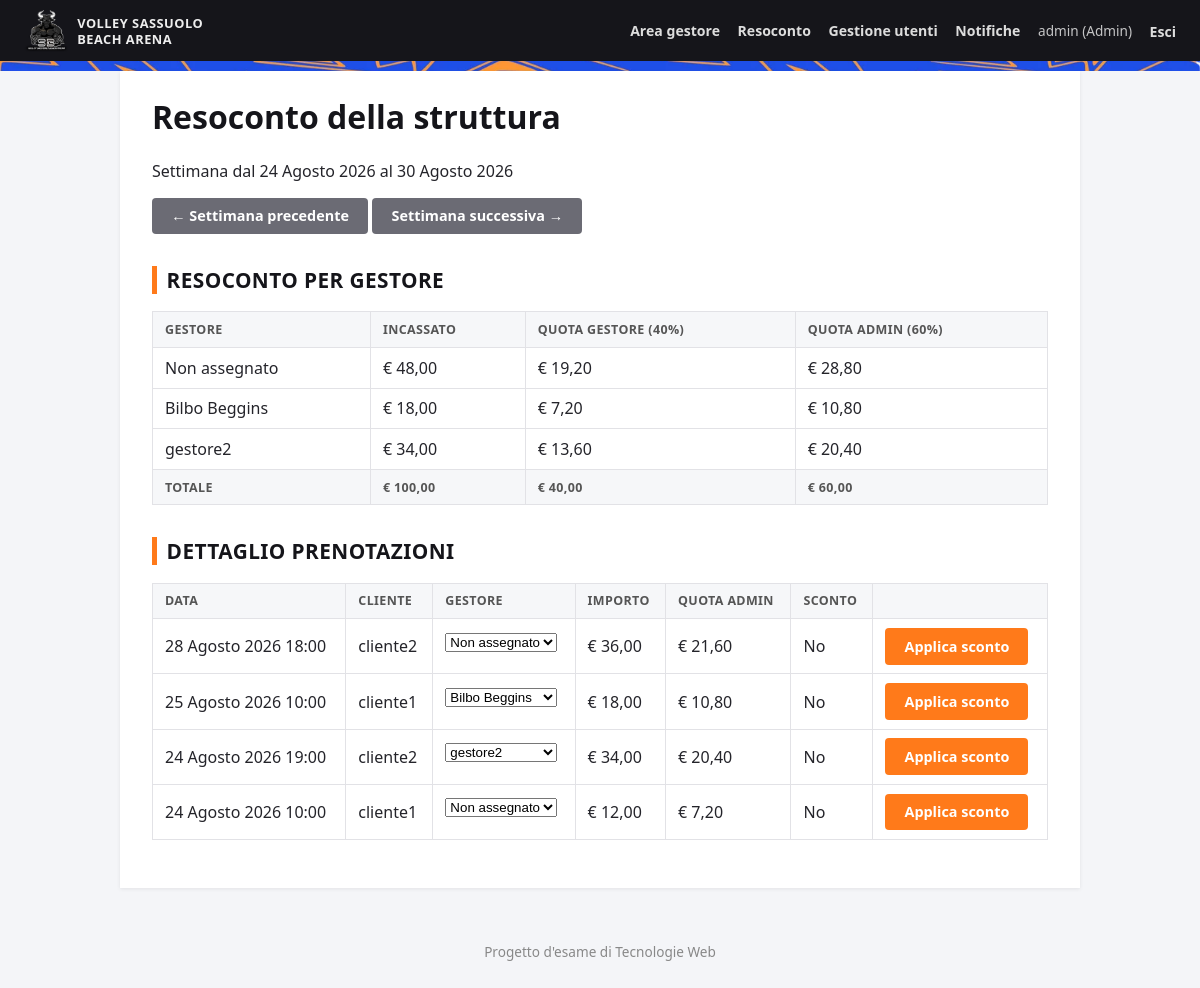
Before: /prenotazioni/economia/?inizio=2026-08-24 (signed in) with the older database file.
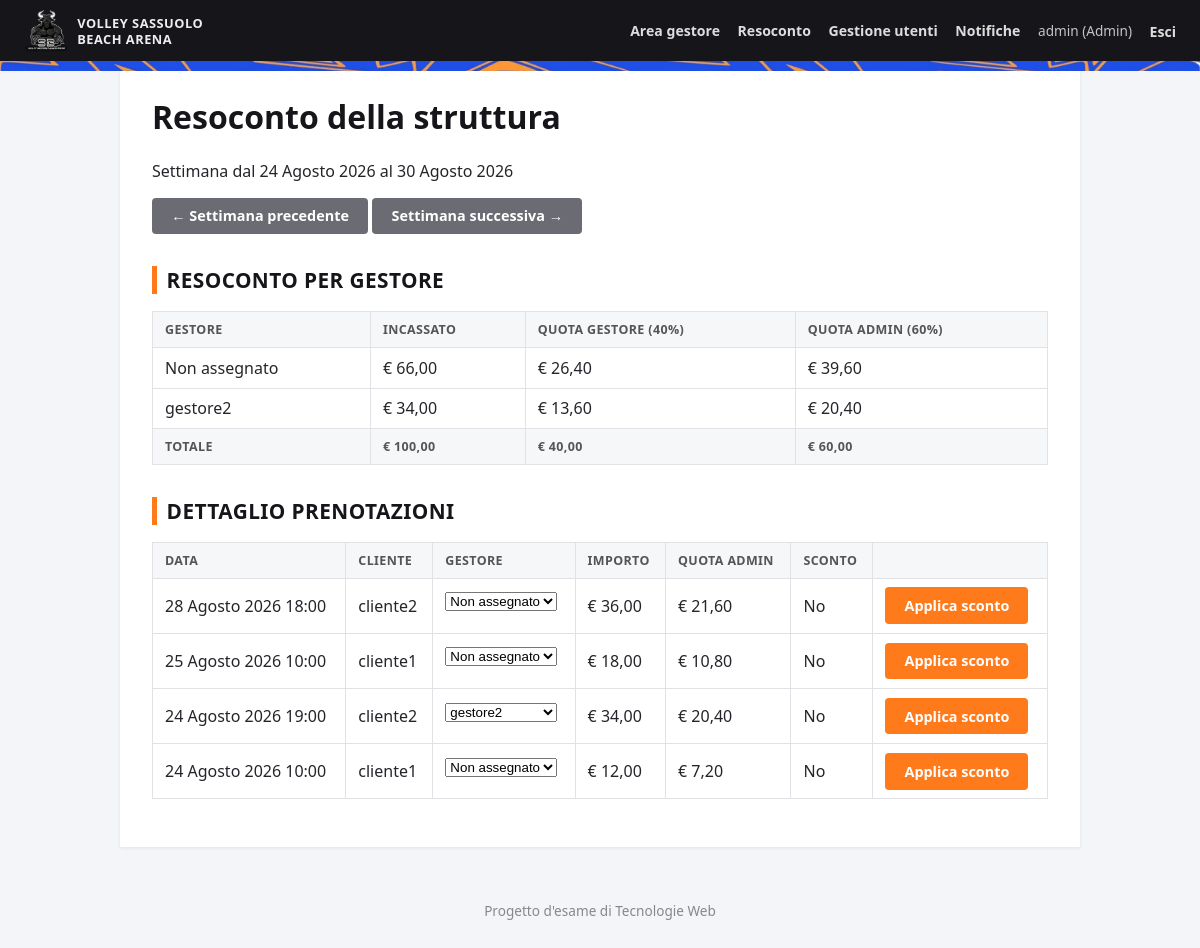
After: the same page with the newer database file.
### prenotazioni/models.py (models this page shows, shortened)
class Prenotazione(models.Model):
    class Stato(models.TextChoices):
        CONFERMATA = 'confermata', 'Confermata'
        CANCELLATA = 'cancellata', 'Cancellata'
    utente = models.ForeignKey('accounts.User', on_delete=models.CASCADE, related_name='prenotazioni')
    gestore = models.ForeignKey(
        'accounts.User', on_delete=models.SET_NULL, null=True, blank=True,
        related_name='prenotazioni_gestite',
    )
    data = models.DateField()
    ora_inizio = models.TimeField()
    ora_fine = models.TimeField()
    spogliatoio = models.BooleanField(default=False)
    numero_partecipanti = models.PositiveIntegerField(
        default=1, validators=[MinValueValidator(1), MaxValueValidator(PARTECIPANTI_MASSIMO)],
    )
    stato = models.CharField(max_length=12, choices=Stato.choices, default=Stato.CONFERMATA)
    prezzo_listino = models.DecimalField(max_digits=7, decimal_places=2)
    prezzo_finale = models.DecimalField(max_digits=7, decimal_places=2, null=True, blank=True)
    creato_il = models.DateTimeField(auto_now_add=True)
    cancellata_il = models.DateTimeField(null=True, blank=True)
    class Meta:
        ordering = ['-data', '-ora_inizio']
    @property
    def importo_dovuto(self):
        return self.prezzo_finale if self.prezzo_finale is not None else self.prezzo_listino
    @property
    def ha_sconto(self):
        return self.prezzo_finale is not None and self.prezzo_finale != self.prezzo_listino
    @property
    def quota_admin(self):
        return (self.importo_dovuto * QUOTA_ADMIN).quantize(Decimal('0.01'))
    @property
    def quota_gestore(self):
        return self.importo_dovuto - self.quota_admin

### accounts/models.py (models this page shows, shortened)
class User(AbstractUser):
    username = models.CharField(
        _('username'),
        max_length=USERNAME_MASSIMO_CARATTERI,
        unique=True,
        help_text=f'Obbligatorio. Massimo {USERNAME_MASSIMO_CARATTERI} caratteri. Solo lettere, cifre e @/./+/-/_ .',
        validators=[UnicodeUsernameValidator()],
        error_messages={'unique': 'Esiste già un utente con questo nome utente.'},
    )
    first_name = models.CharField(_('first name'), max_length=NOME_MASSIMO_CARATTERI, blank=True)
    last_name = models.CharField(_('last name'), max_length=NOME_MASSIMO_CARATTERI, blank=True)
    class Ruolo(models.TextChoices):
        CLIENTE = 'cliente', 'Cliente'
        GESTORE = 'gestore', 'Gestore'
        ADMIN = 'admin', 'Admin'
    role = models.CharField(max_length=10, choices=Ruolo.choices, default=Ruolo.CLIENTE)
    @property
    def is_cliente(self):
        return self.role == self.Ruolo.CLIENTE
    @property
    def is_admin_struttura(self):
        return self.role == self.Ruolo.ADMIN
    @property
    def is_gestore_or_admin(self):
        return self.role in (self.Ruolo.GESTORE, self.Ruolo.ADMIN)
    def __str__(self):
        return self.get_full_name() or self.username

### prenotazioni/views.py (the view)
# urls.py: path('economia/', views.economia, name='economia'),
@admin_required
def economia(request):
    oggi = timezone.localdate()
    inizio_param = request.GET.get('inizio')
    if inizio_param:
        try:
            inizio = datetime.date.fromisoformat(inizio_param)
        except ValueError:
            inizio = oggi
    else:
        inizio = oggi
    inizio = inizio - datetime.timedelta(days=inizio.weekday())
    fine = inizio + datetime.timedelta(days=6)
    prenotazioni = Prenotazione.objects.filter(
        data__gte=inizio, data__lte=fine, stato=Prenotazione.Stato.CONFERMATA,
    ).select_related('utente', 'gestore')
    per_gestore = {}
    totale_incassato = Decimal('0')
    totale_admin = Decimal('0')
    for p in prenotazioni:
        nome = str(p.gestore) if p.gestore else 'Non assegnato'
        riga = per_gestore.setdefault(nome, {'incassato': Decimal('0'), 'quota_gestore': Decimal('0'), 'quota_admin': Decimal('0')})
        riga['incassato'] += p.importo_dovuto
        riga['quota_gestore'] += p.quota_gestore
        riga['quota_admin'] += p.quota_admin
        totale_incassato += p.importo_dovuto
        totale_admin += p.quota_admin
    return render(request, 'prenotazioni/economia.html', {
        'inizio': inizio, 'fine': fine, 'prenotazioni': prenotazioni,
        'per_gestore': per_gestore, 'totale_incassato': totale_incassato,
        'totale_admin': totale_admin, 'totale_gestori': totale_incassato - totale_admin,
        'settimana_prec': inizio - datetime.timedelta(days=7),
        'settimana_succ': inizio + datetime.timedelta(days=7),
        'gestori': User.objects.filter(role=User.Ruolo.GESTORE).order_by('username'),
    })

### accounts/permissions.py (called while the page is built)
def _is_admin(user):
    return user.is_authenticated and user.is_admin_struttura

### prenotazioni/context_processors.py (called while the page is built)
def notifiche(request):
    user = getattr(request, 'user', None)
    if not user or not user.is_authenticated:
        return {}
    return {'notifiche_non_lette': user.notifiche.filter(letta=False).count()}

### templates/prenotazioni/economia.html (shortened to what this page needs)
{% extends "base.html" %}
{% block content %}
<h1>Resoconto della struttura</h1>
<p>Settimana dal {{ inizio }} al {{ fine }}</p>
<p>
    <a class="btn btn-secondary" href="?inizio={{ settimana_prec|date:'Y-m-d' }}">&larr; Settimana precedente</a>
    <a class="btn btn-secondary" href="?inizio={{ settimana_succ|date:'Y-m-d' }}">Settimana successiva &rarr;</a>
</p>
<h2>Resoconto per gestore</h2>
{% if per_gestore %}
    <table>
        <thead><tr><th>Gestore</th><th>Incassato</th><th>Quota gestore (40%)</th><th>Quota admin (60%)</th></tr></thead>
        <tbody>
        {% for nome, dati in per_gestore.items %}
            <tr>
                <td>{{ nome }}</td>
                <td>€ {{ dati.incassato }}</td>
                <td>€ {{ dati.quota_gestore }}</td>
                <td>€ {{ dati.quota_admin }}</td>
            </tr>
        {% endfor %}
        </tbody>
        <tfoot>
            <tr>
                <th>Totale</th>
                <th>€ {{ totale_incassato }}</th>
                <th>€ {{ totale_gestori }}</th>
                <th>€ {{ totale_admin }}</th>
            </tr>
        </tfoot>
    </table>
{% else %}
    <p>Nessuna prenotazione confermata in questa settimana.</p>
{% endif %}
<h2>Dettaglio prenotazioni</h2>
{% if prenotazioni %}
    <table>
        <thead><tr><th>Data</th><th>Cliente</th><th>Gestore</th><th>Importo</th><th>Quota admin</th><th>Sconto</th><th></th></tr></thead>
        <tbody>
        {% for p in prenotazioni %}
            <tr>
                <td>{{ p.data }} {{ p.ora_inizio|time:"H:i" }}</td>
                <td>{{ p.utente }}</td>
                <td>
                    <form method="post" action="{% url 'prenotazioni:riassegna_gestore' p.pk %}" class="inline-form-row">
                        <select name="gestore_id" onchange="this.form.requestSubmit()">
                            <option value="" {% if not p.gestore %}selected{% endif %}>Non assegnato</option>
                            {% for g in gestori %}
                                <option value="{{ g.pk }}" {% if p.gestore_id == g.pk %}selected{% endif %}>{{ g }}</option>
                            {% endfor %}
                        </select>
                    </form>
                </td>
                <td>€ {{ p.importo_dovuto }}</td>
                <td>€ {{ p.quota_admin }}</td>
                <td>{% if p.ha_sconto %}Sì (listino € {{ p.prezzo_listino }}){% else %}No{% endif %}</td>
                <td><a class="btn" href="{% url 'prenotazioni:applica_sconto' p.pk %}">Applica sconto</a></td>
            </tr>
        {% endfor %}
        </tbody>
    </table>
{% else %}
    <p>Nessuna prenotazione in questa settimana.</p>
{% endif %}
{% endblock %}

Changed rows visible on the page:
changed Prenotazione "25 Agosto 2026": gestore_id "Bilbo Beggins" → "Non assegnato"
Other visible differences:
new list line: "Non assegnato € 66,00 € 26,40 € 39,60"
list line gone: "Non assegnato € 48,00 € 19,20 € 28,80"
list line gone: "Bilbo Beggins € 18,00 € 7,20 € 10,80"
